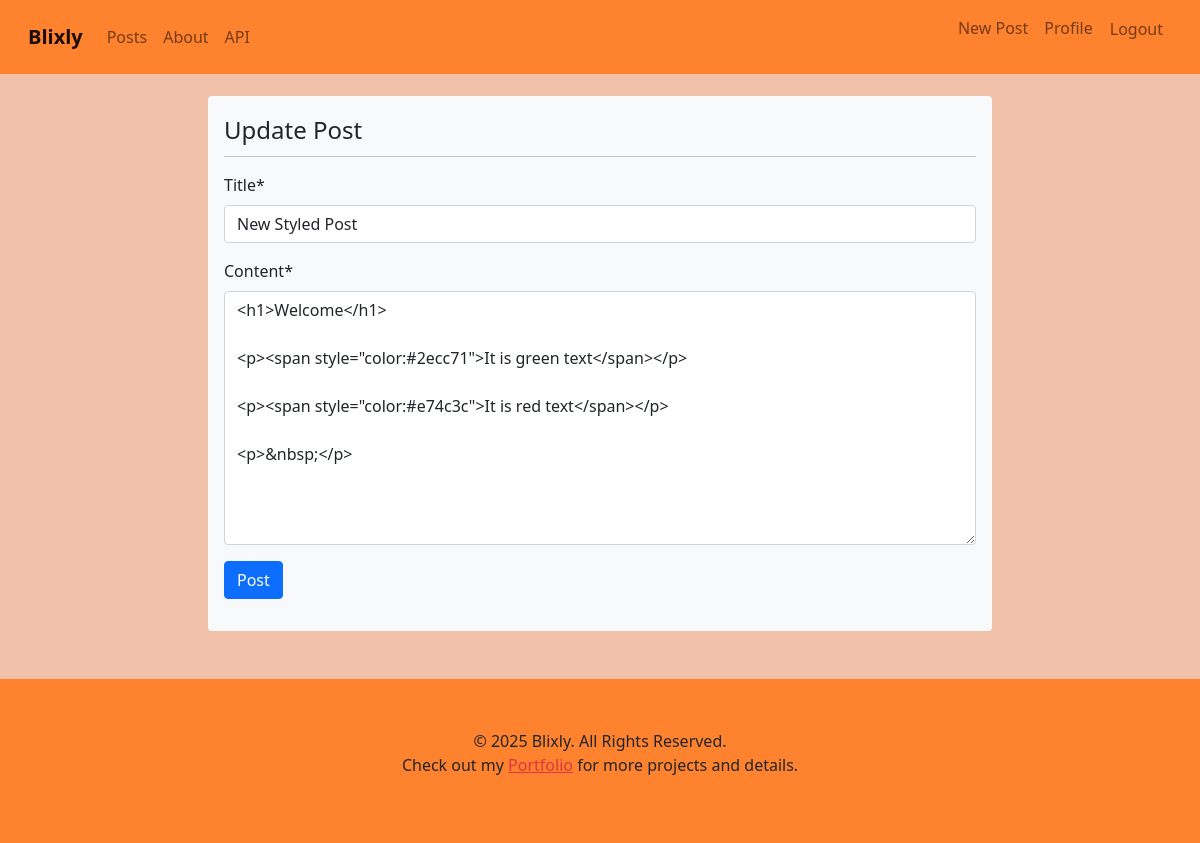
/post/29/update (signed in), run on the app's committed database.
### blog/models.py (models this page shows, shortened)
class Post(models.Model):
	title = models.CharField(max_length=100)
	content = RichTextField()
	author = models.ForeignKey(User, on_delete=models.CASCADE, null=True)
	date_posted = models.DateTimeField(auto_now_add=True)
	likes = models.ManyToManyField(User, related_name='likes', blank=True)

### blog/views.py (the view)
# urls.py: path("post/<int:pk>/update", views.PostUpdateView.as_view(), name='post-update'),
class PostUpdateView(LoginRequiredMixin, UserPassesTestMixin, UpdateView):
	model = Post
	fields = ['title', 'content']
	template_name = 'blog/post_update.html'
	def test_func(self):
		post = self.get_object()
		if self.request.user == post.author:
			return True
		return False

### blog/templates/blog/post_update.html (shortened to what this page needs)
{% extends 'blog/base.html' %}
{% load crispy_forms_tags %}
{% block content %}
<div class="mt-5 col-lg-8 mx-auto py-5 px-2">
	<div class="p-3 bg-light rounded">
		<form method="POST">
			<fieldset>
				<legend>Update Post</legend>
				<hr>
				{{ form|crispy }}
			</fieldset>
			<button class="btn btn-primary" type="submit">Post</button>
		</form>
	</div>
</div>
{% endblock content %}

### data on the page
Post: title "New Styled Post", content "<h1>Welcome</h1> <p><span style=\"color:#2ecc71\">It is green text</span></p> <p><span style=\"color:#e74c3c\">It is red text</span></p> <p>&nbsp;</p>"
